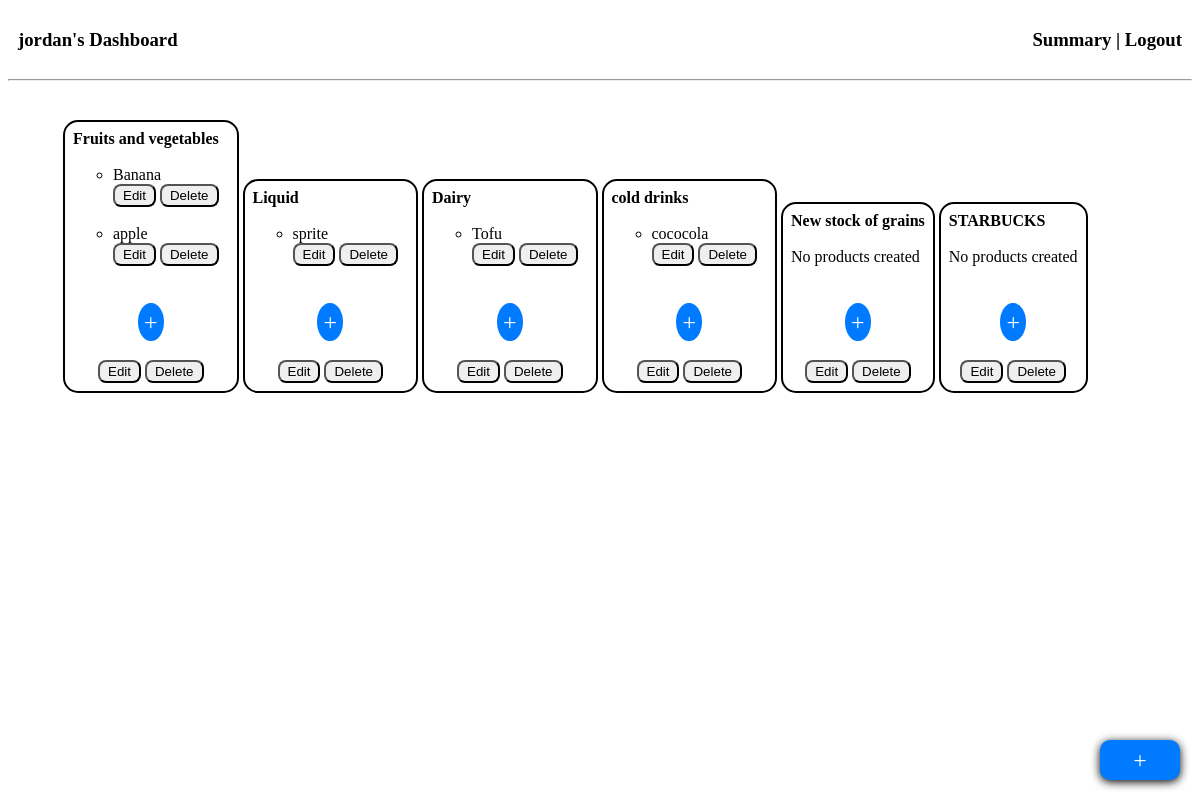
Screenshot of /manager-dashboard (signed in) with the database file from the repository.
### application/models.py (models this page shows)
class Category(db.Model):
    __tablename__ = 'category'
    c_id = db.Column(db.Integer, primary_key=True, autoincrement=True)
    category_name = db.Column(db.String(120), nullable=False, unique=True)

class Product(db.Model):
    __tablename__ = 'product'
    p_id = db.Column(db.Integer, primary_key=True,autoincrement=True)
    c_id = db.Column(db.Integer)
    product_name = db.Column(db.String(120), nullable=False, unique=True)

### application/controllers.py (the view)
@app.route("/manager-dashboard", methods=["GET","POST"])
def manager_dashboard():
    categories = db.session.query(Category).all()
    products_by_category = {}
    for category in categories:
        category_name = category.category_name
        products = db.session.query(Product.product_name).filter_by(c_id=category.c_id).all()
        products_list = [product.product_name for product in products]
        products_by_category[category_name] = products_list
    cat_table = Category.query.all()
    cat_names = [x for x in products_by_category]
    prod_table = Product.query.all()
    if 'user_name' in session:
        return render_template("manager_dashboard.html", manager_user_name=cmanager_user_name, category=cat_names, product_dict=products_by_category, cat_full=cat_table, prod_full=prod_table)
    else:
        return redirect(url_for('login',type='manager'))

### templates/manager_dashboard.html (shortened to what this page needs)
<!DOCTYPE html>
<html>
    <head>
        <link rel="stylesheet" href="../static/manager_dashboard.css">
    </head>
    <body>
        <header>
            <h3>
                <div class="header-content">
                    <div>{{ manager_user_name }}'s Dashboard</div>
                    <div>Summary | <a href="{{ url_for('logout') }}" class="logout-link">Logout</a></div>
                </div>
            </h3>
        </header>
        <hr>
        <a href="#" class="pluss-button" id="plus-button">+</a>
        <div id="category-list" class="category-list">
            {% if category %}
            <ul>
                {% for item in category %}
                    <div class="category-box" id="category-box">
                        <div><b>{{ item }}</b></div>
                        <br>
                        {% if product_dict %}
                            <div>
                                {% for p in product_dict %}
                                    {% if p == item %}
                                        {% for x in product_dict[p] %}
                                            {% if x|length != 0 %}
                                                {% for l in prod_full %}
                                                {% if l.product_name==x %}
                                                <ul style="text-align: left; padding-right: 10px;"><li>{{ x }}</li>
                                                    <a href="{{ url_for('edit_product', prdct_name=x, prdct_id=l.p_id) }}"><button class="edit-del-button">Edit</button></a>
                                                    <a href="{{ url_for('delete_product', prdct_name=x, prdct_id=l.p_id) }}"><button class="edit-del-button">Delete</button></a>
                                                    <br><br>
                                                </ul>
                                                {% endif %}
                                                {% endfor %}
                                            {% endif %}
                                    {% else %}
                                        <div>No products created</div><br>
                                        {% endfor %}
                                    {% endif %}
                                {% endfor %}
                            </div><br>
                        {% endif %}
                        <center><a href="{{ url_for('add_product', category_name=item) }}" class="product-button" id="product-button">+</a></center>
                        <br>
                        <center>
                            {% for x in cat_full %}
                                {% if x.category_name == item %}
                            <a href="{{ url_for('edit_category', category_name=item, category_id=x.c_id) }}"><button class="edit-del-button">Edit</button></a>
                            <a href="{{ url_for('delete_category',category_name=item, category_id=x.c_id) }}"><button class="edit-del-button">Delete</button></a>
                            {% endif %}
                            {% endfor %}
                        </center>
                    </div>
                {% endfor %}
            </ul>
            {% else %}
                <div id="text" class="text">No categories or product created</div>
            {% endif %}
        </div>
    </body>
</html>

### static/manager_dashboard.css (style rules this page uses)
.header-content { display: flex; justify-content: space-between; align-items: center; padding: 10px; }
a { color: black; text-decoration: none; }
.pluss-button { width: 80px; height: 40px; bottom: 20px; display: inline-block; text-align: center; position: fixed; right: 20px; color: #fff; line-height: 40px; border-radius: 10px; background-color: #007bff; box-shadow: 0px 2px 10px black; font-size: 24px; }
.category-list { padding: 15px; }
.category-box { padding: 8px; display: inline-block; height: auto; width: auto; border: 2px solid black; border-radius: 15px; }
.product-button { text-align: center; line-height: 40px; border-radius: 50%; color: #fff; background-color: #007bff; font-size: 24px; padding: 6px; }
.edit-del-button { padding: 2px 8px; border-radius: 8px; }

### rows the page displays
Category: category_name "Fruits and vegetables"
Product: product_name "Banana"
Product: product_name "apple"
Category: category_name "Liquid"
Product: product_name "sprite"
Category: category_name "Dairy"
Product: product_name "Tofu"
Category: category_name "cold drinks"
Product: product_name "cococola"
Category: category_name "New stock of grains", shows "No products created"
Category: category_name "STARBUCKS", shows "No products created"

### other values shown
{{ manager_user_name }} "jordan"
